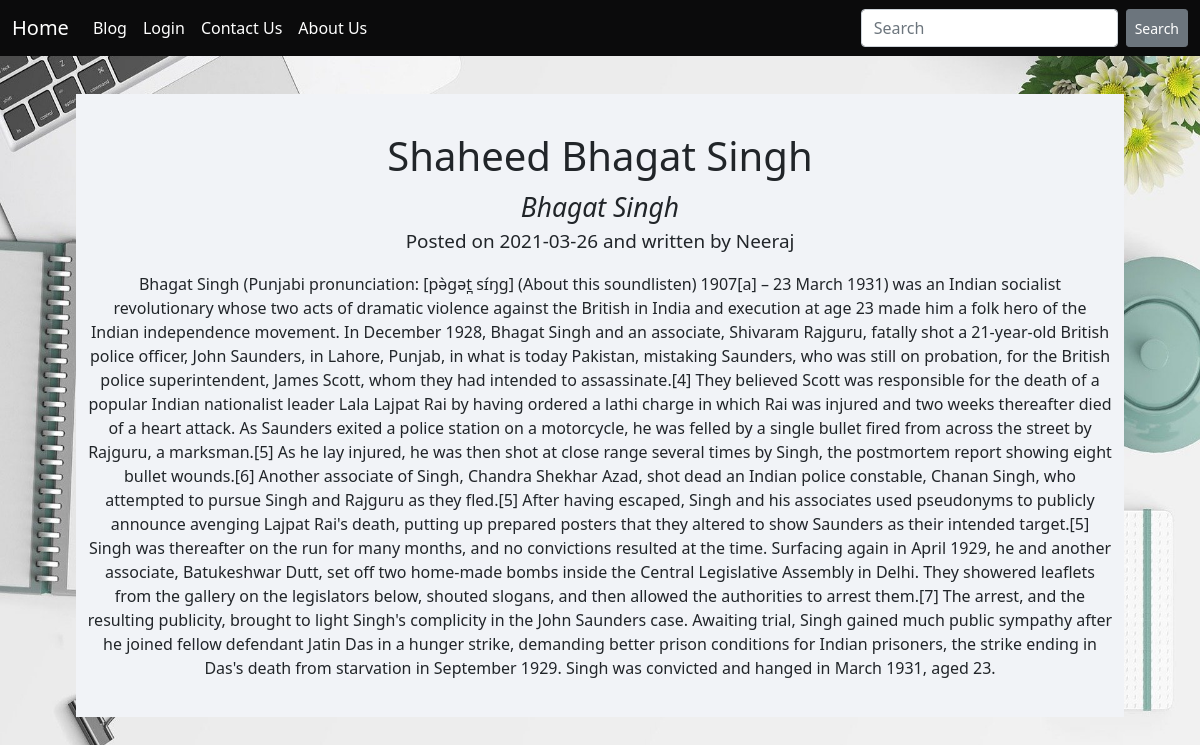
Page /Shaheed-Bhagat-Singh on the committed database.
### hello.py (models this page shows, shortened)
class Post(db.Model):
    id = db.Column(db.Integer,primary_key=True)
    title = db.Column(db.String(140))
    slug = db.Column(db.String(140), unique=True)
    created = db.Column(db.DateTime, default=datetime.now())
    subtitle = db.Column(db.String(140))
    authore = db.Column(db.String(140))
    message = db.Column(db.Text)

### hello.py (the view)
@app.route('/<slug>')
def view1(slug):
    post = Post.query.filter(Post.slug == slug).first()
    return render_template('view1.html',post=post)

### templates/view1.html (shortened to what this page needs)
{% extends 'base.html' %}
{% block content %}
        <div class="back">
            <div class="main">
                <h1>{{ post.title }}<br></h1>
                <i>{{ post.subtitle }}</i>
                <p><b>Posted on {{post.created.date()}} and written by {{post.authore}}</b></p>
                <div class="container">
                    {{ post.message }}
                </div>
            </div>
        </div>
{% endblock %}

### templates/view1.html (style rules this page uses)
.main { text-align: center; }
h1 { padding-top: 1cm; margin-top: 1cm; text-align: center; text-underline-position: below; }
.back { background-color: #f1f3f7; margin-left: 2cm; margin-right: 2cm; padding-bottom: 1cm; }
p { text-align: center; font-size: 5mm; font-weight: 200; }
i { font-size: 7mm; font-weight: 300; }
body { background: url("/static/bg.jpg"); background-repeat: no-repeat; background-attachment: fixed; background-size: 100% 100%; }

### rows in the picture
Post: title "Shaheed Bhagat Singh", subtitle "Bhagat Singh", created "2021-03-26", authore "Neeraj", message "Bhagat Singh (Punjabi pronunciation: [pə̀ɡət̪ sɪ́ŋɡ] (About this soundlisten) 1907[a] – 23 March 1931) was an Indian socialist revolutionary whose two acts of dramatic violence against the British in India and execution at age 23 made him a folk hero of the Indian independence movement. In December 1928, Bhagat Singh and an associate, Shivaram Rajguru, fatally shot a 21-year-old British police officer, John Saunders, in Lahore, Punjab, in what is today Pakistan, mistaking Saunders, who was still on probation, for the British police superintendent, James Scott, whom they had intended to assassinate.[4] They believed Scott was responsible for the death of a popular Indian nationalist leader…"
